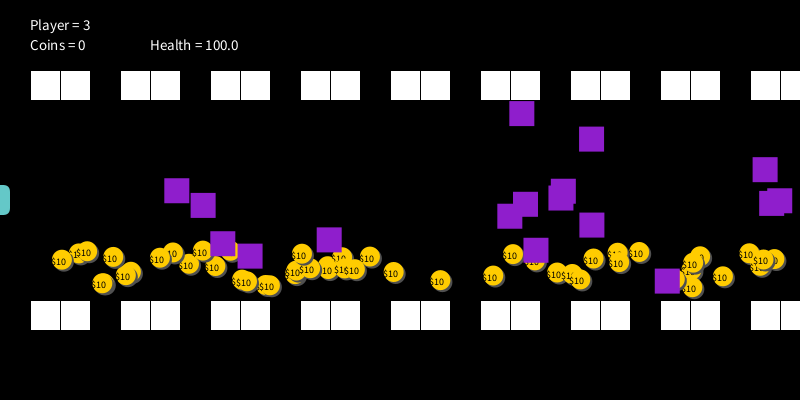
Frame 1 (no input)
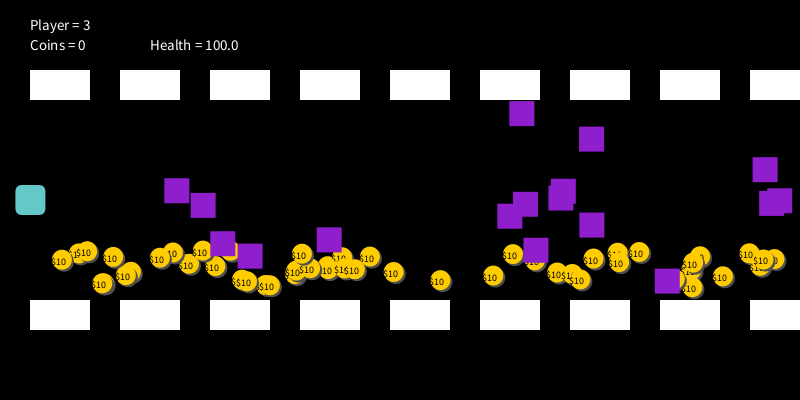
Frame 60 (the mouse pressed at the canvas centre just before this capture)
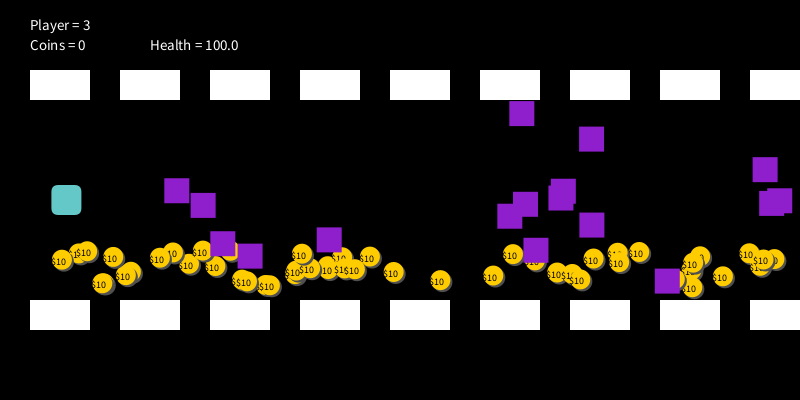
Frame 120 (the mouse held since frame 60 and released just before this capture)

The Processing sketch that drew these frames (run headless with seeded random() and noise(); from frame 60 on, the mouse is pressed at the canvas centre):

// Processing sketch: Coding_Final
// ── Coding_Final.pde
Player player;
ArrayList<Coin> coins;
ArrayList<Brick> bricks;
color player_c = color(100, 200, 200); 
int myPlayer = 3;
int myCoins = 0;
float myHealth = 100;
boolean [] keys = new boolean[128];

void setup(){
  size(800, 400);
  background(66, 137, 244);
  smooth();
  rectMode(CENTER);
  player = new Player();
  coins = new ArrayList<Coin>();
  for(int i=0; i < 50; i++){
    coins.add(new Coin());
  }
  bricks = new ArrayList<Brick>();
  for(int i=0; i < 17; i++){
    bricks.add(new Brick());
  }
}

void draw(){
  background(0);
  caveStone();
  
  for (int i = coins.size() -1; i >= 0; i--){
    Coin c = coins.get(i);
    c.display();
    if(player.checkCollisionCoins(c)){
      myCoins += 10;
      myHealth += 1.0;
      if(myHealth >= 100){
        myHealth = 100;
      }
      coins.remove(i);
      if(coins.size() <= 0){
        print("You win");
        setup();
        myCoins = 0;
      }
    }
  }
  
  for (int i = bricks.size() -1; i >= 0; i--){
    Brick b = bricks.get(i);
    b.display();
   
    if(player.checkCollisionBricks(b)){
      player_c = color(255, 0, 0);
      myHealth -= 1.5;
      if(myHealth <= 0){
        myPlayer -= 1;
        myHealth = 100;
      }
    } 
  }
  player.display();
  player.move();
  textSize(15);
  fill(255);
  text("Player = " + myPlayer, 30, 30, 255);
  text("Coins = " + myCoins, 30, 50, 255); 
  text("Health = " + myHealth, 150, 50, 255); 
  
  if(myPlayer <= 0){
    setup();
    myCoins = 0;
    myHealth = 100;
    myPlayer = 2;
  } else {
    player_c = color(100, 200, 200);
  }
  
}

class Player{
  PVector pos;
  PVector acc;
  PVector vel;
  PVector speed;
  
  Player(){
    pos = new PVector(-5, height/2);
    acc = new PVector(0.2, 0.2);
    vel = new PVector(0,50);
    speed = new PVector(0.6,0);
  }
  
  void display() {
    fill(player_c);
    rect(pos.x, pos.y,30,30, 7);
  }
  
  void move(){
    acc.normalize();
    vel.mult(5);
    vel.limit(10);
    vel = vel.add(acc);
    pos.add(speed);

    if(pos.x < -50){
      pos.x = width; 
    }
    if(pos.x > width){
      pos.x = -50;  
      bricks = new ArrayList<Brick>();
      for(int i=0; i < 10; i++){
        bricks.add(new Brick());
      }
    }
    if(pos.y > height - 120 ){
      pos.y = height - 120; 
    }
    if(pos.y < 120){
      pos.y = 120; 
    }

    if(keys[LEFT])
      pos.x -= vel.x;
    if(keys[RIGHT])
      pos.x += vel.x;
    if(keys[UP])
      pos.y -= vel.y;
    if(keys[DOWN])
      pos.y += vel.y;
  }

  boolean checkCollisionBricks(Brick b){
     if(dist(player.pos.x, player.pos.y, b.pos.x, b.pos.y) <= b.b_size){
        return true; 
      } else {
        return false;
      }
  }

  boolean checkCollisionCoins(Coin c){
    if(dist(player.pos.x, player.pos.y, c.pos.x, c.pos.y) < c.radius){
        return true;
      } else {
        return false;
      }
  }
  
}

class Coin{
  
  PVector pos;
  PVector acc;
  PVector vel;
  color c;
  float radius;
  
  Coin(){
    pos = new PVector(random(50, width), random(height-150, height-110));
    acc = new PVector(0,0);
    vel = new PVector(0,0);
    radius = 20;
    c = color(255, 204, 0);
  }
  
  void display(){
    pushMatrix();
    noStroke();
    translate(pos.x, pos.y);
    fill(80);
    ellipse(2,2, radius, radius);
    fill(c);
    ellipse(0,0,radius, radius);
    fill(0);
    textSize(10);
    text("$10", -12, 5);
    popMatrix();

  }
  
}

class Brick {
  PVector pos;
  PVector acc;
  PVector vel;
  float b_size = 25; 
  color c;
  
  Brick (){
    pos = new PVector(random(100, width), random(110, height- 110));
    acc = new PVector(0,0);
    vel = new PVector(0,0);
    c = color (143, 30, 204);
  }
  
  void display(){
    pushMatrix();
    translate(pos.x, pos.y);
    fill(c);
    rect(0, 0, b_size, b_size);
    popMatrix();
  }
  
}

void keyPressed(){
  keys[keyCode] = true;
}

void keyReleased(){
  keys[keyCode] = false;
}

void caveStone(){
  for(int i = 15; i <= width; i += 30) {
    rect(i, 85, 30, 30);
    rect(i, 315, 30, 30);
  }
  for(int R = 15; R <= width; R += 90) {
    fill(0);
    rect(R, 85, 30, 30);
    rect(R, 315, 30, 30);
  }
  for(int G = 45; G <= width; G += 90) {
    fill(42, 178, 240);
  }
}
